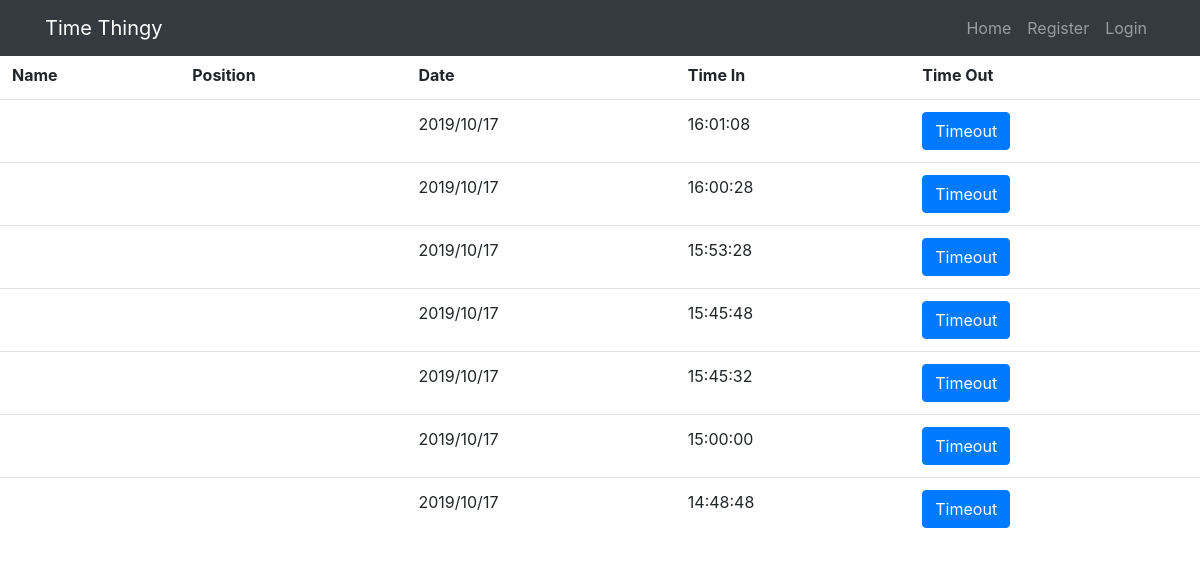
The app's page /home, older data.
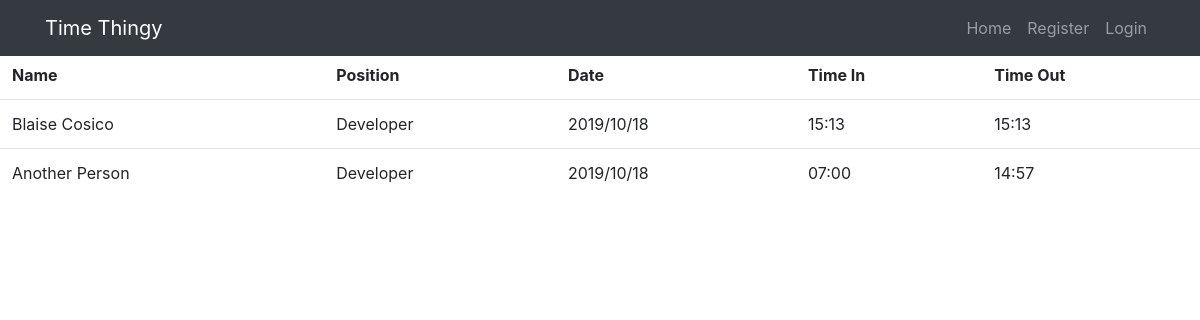
The same page, newer data.
### timesheet/models.py (models this page shows, shortened)
class Daily(db.Model):
    id = db.Column(db.Integer, primary_key=True)
    date_today = db.Column(db.DateTime, nullable=False, default=date.today) #default=datetime.utcnow
    time_in = db.Column(db.String(20), nullable=True) #SQLite DateTime type only accepts Python datetime and date objects as input.
    time_out = db.Column(db.String(20), nullable=True)
    user_id = db.Column(db.String, db.ForeignKey('user.username'), nullable=False)

class User(db.Model, UserMixin):
    id = db.Column(db.Integer, primary_key=True)
    name = db.Column(db.String(120), unique=True, nullable=False) #Blaise Cosico
    username = db.Column(db.String(20), unique=True, nullable=False) #C81440
    email = db.Column(db.String(120), unique=True, nullable=False)
    position = db.Column(db.String(120), nullable=False)
    password = db.Column(db.String(60), nullable=False)
    daily = db.relationship('Daily', backref='employee', lazy=True) #fix naming convention

### timesheet/main/routes.py (the view)
@main.route('/')
@main.route('/home')
def home():
    daily = Daily.query.order_by(Daily.time_in.desc()) #.paginate(page=page, per_page=5)
    return render_template('homepage.html', title='Homepage', daily=daily)

### timesheet/templates/homepage.html
{% extends "layout.html" %}
{% block content %}
    <div class="table table-responsive" style="padding-top: 50px">
        <table class="table table-hover" style="width:100%">
            <tr>
                <th>Name</th>
                <th>Position</th>
                <th>Date</th>
                <th>Time In</th>
                <th>Time Out</th>
            </tr>
        {% for day in daily %}
            <tr>
                <td>{{ day.employee.name }}</td>
                <td>{{ day.employee.position }}</td>
                <td>{{ day.date_today.strftime("%Y/%m/%d") }}</td>
                <td>{{ day.time_in }}</td>
                {% if day.time_out %}
                    <td>{{ day.time_out }}</td>
                {% else %}
                    <td><a href="{{ url_for('users.time_out') }}" role='button' class="btn btn-primary">Timeout</a></td>
                {% endif %}
            </tr>
        {% endfor %}
        </table>
    </div>
{% endblock content %}

Row changes from the older to the newer data that the page shows:
removed Daily: date_today "2019/10/17", time_in "16:01:08"
removed Daily: date_today "2019/10/17", time_in "16:00:28"
removed Daily: date_today "2019/10/17", time_in "15:53:28"
removed Daily: date_today "2019/10/17", time_in "15:45:48"
removed Daily: date_today "2019/10/17", time_in "15:45:32"
removed Daily: date_today "2019/10/17", time_in "14:48:48"
added Daily: employee.name "Blaise Cosico", employee.position "Developer", date_today "2019/10/18", time_in "15:13", time_out "15:13"
changed Daily: employee.name (not shown) → "Another Person"; employee.position (not shown) → "Developer"; date_today "2019/10/17" → "2019/10/18"; time_in "15:00:00" → "07:00"; time_out (not shown) → "14:57"; no longer shows "Timeout"
